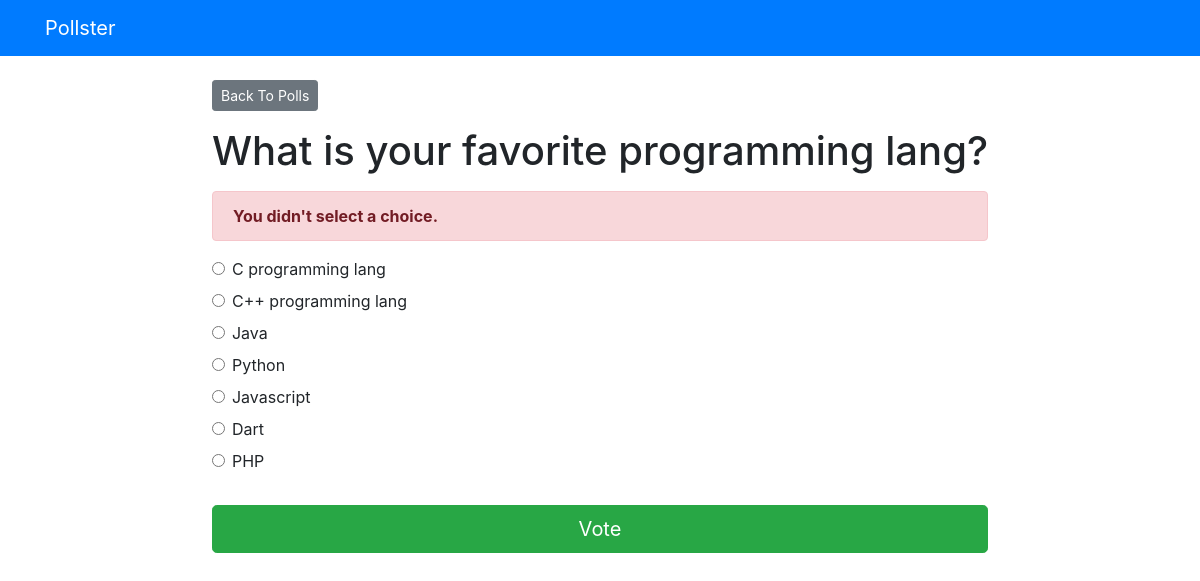
The page /polls/1/vote/ on the database its author committed.
### polls/models.py (models this page shows, shortened)
class Question(models.Model):
    question_text = models.CharField(max_length=200)
    pub_date = models.DateTimeField('dat published')

class Choice(models.Model):
    question = models.ForeignKey(Question, on_delete=models.CASCADE)
    choice_text = models.CharField(max_length=200)
    votes = models.IntegerField(default=0)

### polls/views.py (the view)
# urls.py: path('<int:question_id>/vote/', views.vote, name='vote'),
def vote(request, question_id):
    question = get_object_or_404(Question, pk=question_id)
    try:
        selected_choice = question.choice_set.get(pk=request.POST['choice'])
    except (KeyError, Choice.DoesNotExist):
        return render(request, 'polls/detail.html', {'question':question,
        'error_message':"You didn't select a choice.",})
    else:
        selected_choice.votes += 1
        selected_choice.save()
        return HttpResponseRedirect(reverse('polls:results', args=(question.id, )))

### templates/polls/detail.html (shortened to what this page needs)
{% extends 'base.html' %}
{% block content %}
<a class = "btn btn-secondary btn-sm mb-3" href = "{% url 'polls:index' %}" > Back To Polls </a >
<h1 class = "text-center mb-3" > {{question.question_text}} </h1 >
{% if error_message %}
<p class = "alert alert-danger" >
<strong > {{error_message}} </strong >
</p >
{% endif %}
<form action = "{% url 'polls:vote' question.id %}" method = "post" >
    {% for choice in question.choice_set.all %}
    <div class = "form-check" >
    <input type = "radio" name = "choice" class = "form-check-input" id = "choice{{ forloop.counter }}"
    value = "{{ choice.id }}"/>
    <label for = "choice{{ forloop.counter }}" > {{choice.choice_text}} </label >
    </div >
    {% endfor %}
    <input type = "submit" value = "Vote" class = "btn btn-success btn-lg btn-block mt-4" />
</form >
{% endblock %}

### rows shown on the page
Question: question_text "What is your favorite programming lang?"
Choice: choice_text "C programming lang"
Choice: choice_text "C++ programming lang"
Choice: choice_text "Java"
Choice: choice_text "Python"
Choice: choice_text "Javascript"
Choice: choice_text "Dart"
Choice: choice_text "PHP"

### other values the page prints
{{ error_message }} "You didn't select a choice."
